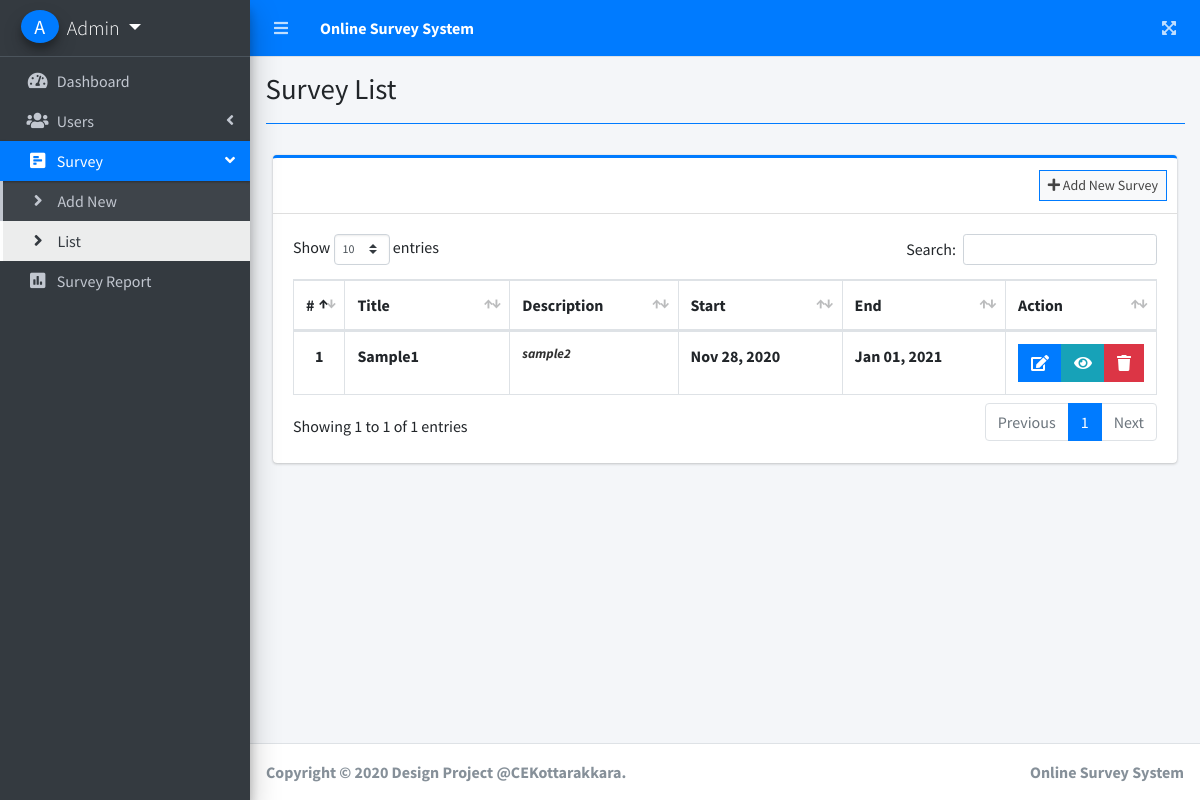
/index.php?page=survey_list (signed in), run on the app's committed database.
### tables this page shows
CREATE TABLE `survey_set` (
  `id` int(255) NOT NULL,
  `title` varchar(255) NOT NULL,
  `description` text NOT NULL,
  `user_id` int(255) NOT NULL,
  `start_date` date NOT NULL,
  `end_date` date NOT NULL,
  `date_created` datetime NOT NULL DEFAULT current_timestamp()
);

### survey_list.php (the view, shortened to what this page needs)
<?php include'db_connect.php' ?>
<div class="col-lg-12">
	<div class="card card-outline card-primary">
		<div class="card-header">
			<div class="card-tools">
				<a class="btn btn-block btn-sm btn-default btn-flat border-primary" href="./index.php?page=new_survey"><i class="fa fa-plus"></i> Add New Survey</a>
			</div>
		</div>
		<div class="card-body">
			<table class="table tabe-hover table-bordered" id="list">
				<colgroup>
					<col width="5%">
					<col width="20%">
					<col width="20%">
					<col width="20%">
					<col width="20%">
					<col width="15%">
				</colgroup>
				<thead>
					<tr>
						<th class="text-center">#</th>
						<th>Title</th>
						<th>Description</th>
						<th>Start</th>
						<th>End</th>
						<th>Action</th>
					</tr>
				</thead>
				<tbody>
					<?php
					$i = 1;
					$qry = $conn->query("SELECT * FROM survey_set order by date(start_date) asc,date(end_date) asc ");
					while($row= $qry->fetch_assoc()):
					?>
					<tr>
						<th class="text-center"><?php echo $i++ ?></th>
						<td><b><?php echo ucwords($row['title']) ?></b></td>
						<td><b class="truncate"><?php echo $row['description'] ?></b></td>
						<td><b><?php echo date("M d, Y",strtotime($row['start_date'])) ?></b></td>
						<td><b><?php echo date("M d, Y",strtotime($row['end_date'])) ?></b></td>
						<td class="text-center">
		                    <div class="btn-group">
		                        <a href="./index.php?page=edit_survey&id=<?php echo $row['id'] ?>" class="btn btn-primary btn-flat">
		                          <i class="fas fa-edit"></i>
		                        </a>
		                        <a  href="./index.php?page=view_survey&id=<?php echo $row['id'] ?>" class="btn btn-info btn-flat">
		                          <i class="fas fa-eye"></i>
		                        </a>
		                        <button type="button" class="btn btn-danger btn-flat delete_survey" data-id="<?php echo $row['id'] ?>">
		                          <i class="fas fa-trash"></i>
		                        </button>
	                      </div>
						</td>
					</tr>
				<?php endwhile; ?>
				</tbody>
			</table>
		</div>
	</div>
</div>

### data on the page
survey_set: title "Sample1", description "sample2", start_date "Nov 28, 2020", end_date "Jan 01, 2021"

### other printed values
$_SESSION['login_firstname'].' '.$_SESSION['login_lastname'] "Admin"
$title "Survey List"
